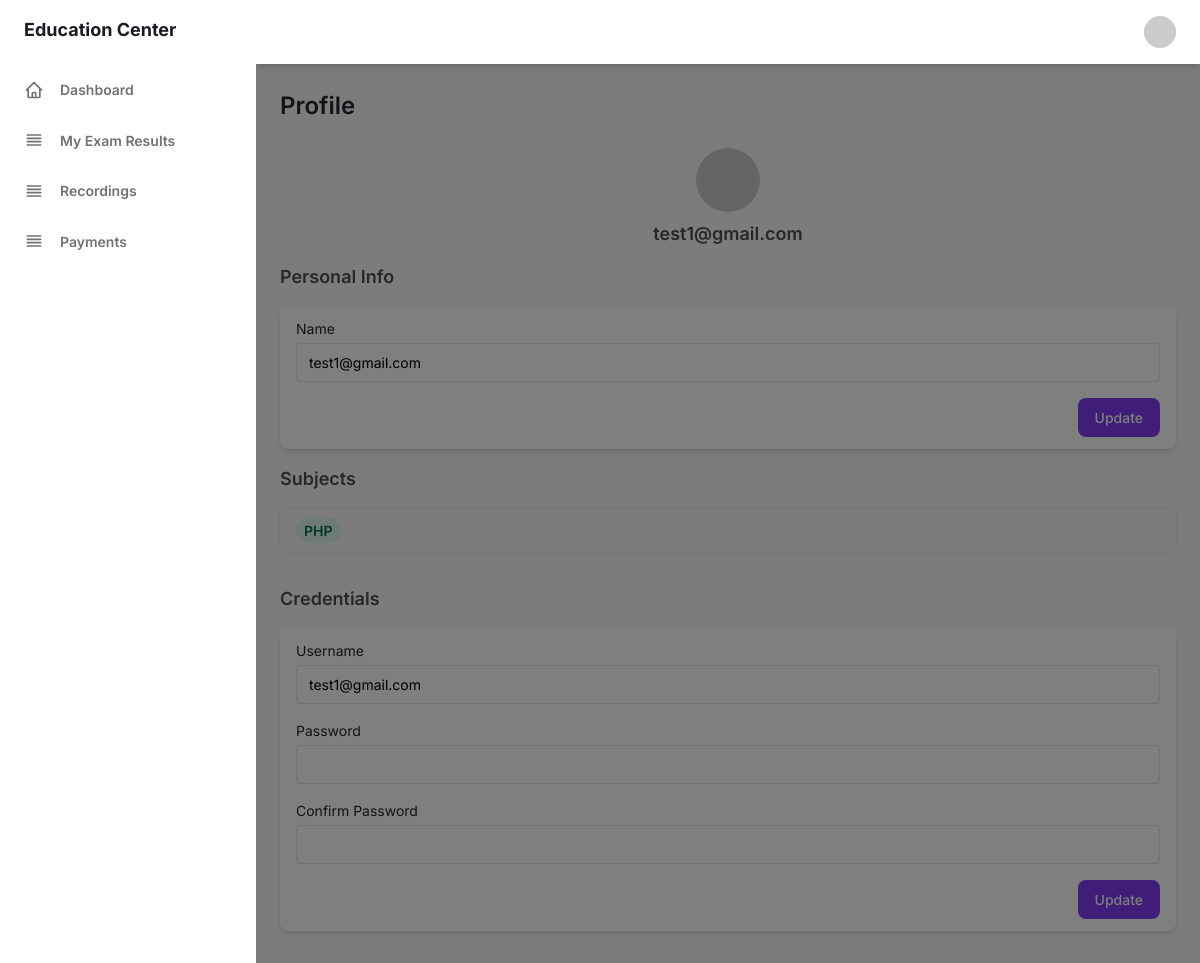
The app's page /profile.php (signed in), older data.
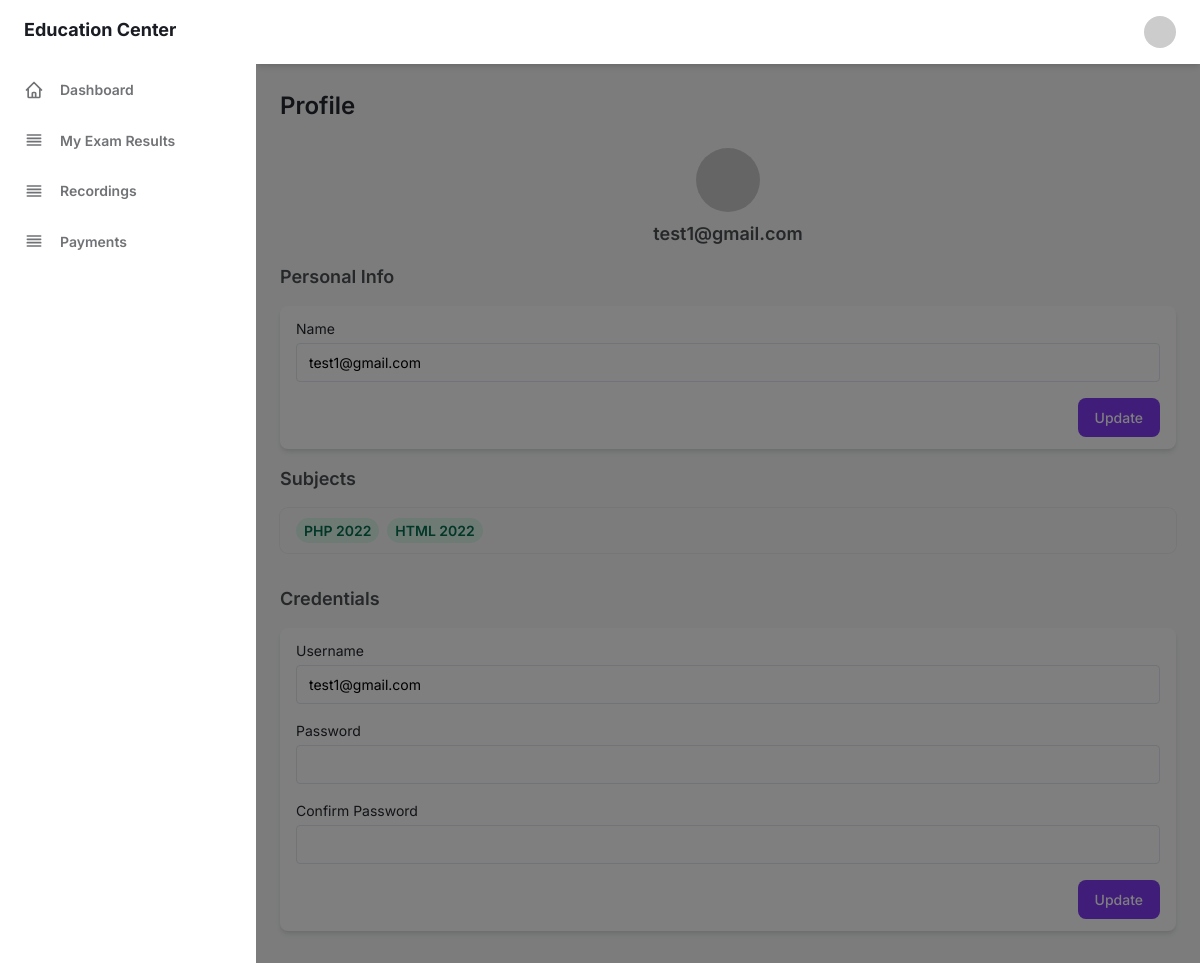
The same page, newer data.
### tables this page shows
CREATE TABLE `student_subjects` (
  `idstudent_subjects` int(11) NOT NULL AUTO_INCREMENT,
  `idstudent` int(11) DEFAULT NULL,
  `idsubject` int(11) DEFAULT NULL,
  PRIMARY KEY (`idstudent_subjects`),
  KEY `fk_student_subjects_idstudent1_idx` (`idstudent`),
  KEY `fk_student_subjects_idsubject1_idx` (`idsubject`),
  CONSTRAINT `fk_student_subjects_idstudent1_idx` FOREIGN KEY (`idstudent`) REFERENCES `student` (`idstudent`),
  CONSTRAINT `fk_student_subjects_idsubject1_idx` FOREIGN KEY (`idsubject`) REFERENCES `subject` (`idsubject`)
);

CREATE TABLE `subject` (
  `idsubject` int(11) NOT NULL AUTO_INCREMENT,
  `subjectname` varchar(60) DEFAULT NULL,
  `status` varchar(20) DEFAULT NULL,
  PRIMARY KEY (`idsubject`)
);

### pages/pageheader.php (called while the page is built, shortened)
<?php
$user = $_SESSION["LoggedUser"];
?>

### profile.php (the view, shortened to what the rows shown need)
<!DOCTYPE html>
<?php
include './configs/PDBC.php';
?>
<html :class="{ 'theme-dark': dark }" x-data="data()" lang="en">
    <head>
        <link rel="stylesheet" href="assets/css/tailwind.output.css" />
        <link href="assets/css/switch.css" rel="stylesheet" type="text/css"/>
    </head>
    <body>
        <div class="flex h-screen bg-gray-50 dark:bg-gray-900" :class="{ 'overflow-hidden': isSideMenuOpen }">
             <div class="flex flex-col flex-1 w-full">
                     <?php include './pages/pageheader.php'; ?>
                <main class="h-full overflow-y-auto">
                    <div class="container px-6 mx-auto grid">
                        <h2 class="my-6 text-2xl font-semibold text-gray-700 dark:text-gray-200"> Profile </h2>
                        <?php
                        if ($user['type'] == 'student') {
                            ?>
                            <div class="w-full overflow-hidden rounded-lg shadow-xs">
                                <div class="w-full overflow-x-auto">
                                    <table class="w-full whitespace-no-wrap">
                                        <td class="px-4 py-3 text-sm">
                                            <?php
                                            $query1 = "SELECT * FROM `student_subjects` INNER JOIN `subject` ON (`student_subjects`.`idsubject` = `subject`.`idsubject`) WHERE idstudent='1'";
                                            $result1 = mysqli_query($con, $query1) or die();
                                            while ($row1 = mysqli_fetch_array($result1)) {
                                                ?>
                                                <span class="px-2 py-1 font-semibold leading-tight text-green-700 bg-green-100 rounded-full dark:bg-green-700 dark:text-green-100"><?php echo $row1['subjectname']; ?></span>&nbsp;
                                                <?php
                                            }
                                            ?>
                                        </td>
                                    </table>
                                </div>
                            </div>
                            <?php
                        }
                        ?>
                    </div>
                </main>
            </div>
        </div>
    </body>
</html>

Row changes from the older to the newer data that the page shows:
removed student_subjects: idsubject.subjectname "PHP"
added student_subjects: idsubject.subjectname "PHP 2022"
added student_subjects: idsubject.subjectname "HTML 2022"
